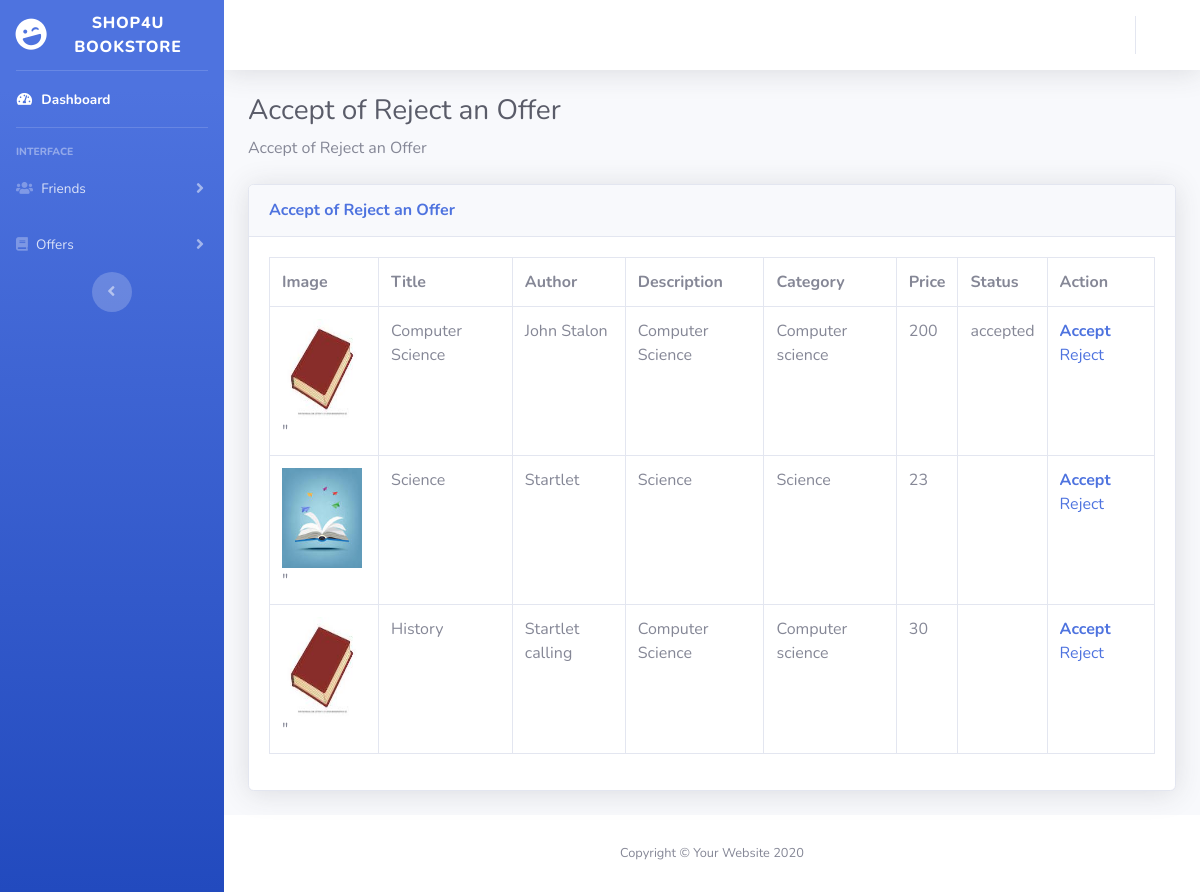
Screenshot of /bookstore/index.php with the database file from the repository.
### tables this page shows
CREATE TABLE IF NOT EXISTS `books` (
  `bookId` int(11) NOT NULL,
  `title` varchar(200) NOT NULL,
  `author` varchar(200) NOT NULL,
  `description` varchar(200) NOT NULL,
  `category` varchar(200) NOT NULL,
  `price` double NOT NULL,
  `image` text NOT NULL,
  `status` varchar(200) NOT NULL,
  `type` varchar(200) NOT NULL
);

CREATE TABLE IF NOT EXISTS `categories` (
  `categoryId` int(11) NOT NULL,
  `name` varchar(200) NOT NULL,
  `description` varchar(200) NOT NULL
);

### bookstore/index.php (the view, shortened to what this page needs)
<!DOCTYPE html>
<html lang="en">
<head>
    <link href="vendor/fontawesome-free/css/all.min.css" rel="stylesheet" type="text/css">
    <link href="css/sb-admin-2.min.css" rel="stylesheet">
</head>
<body id="page-top">
    <div id="wrapper">
        <ul class="navbar-nav bg-gradient-primary sidebar sidebar-dark accordion" id="accordionSidebar">
            <a class="sidebar-brand d-flex align-items-center justify-content-center" href="index.html">
                <div class="sidebar-brand-icon rotate-n-15">
                    <i class="fas fa-laugh-wink"></i>
                </div>
                <div class="sidebar-brand-text mx-3">Shop4U Bookstore<sup></sup></div>
            </a>
            <hr class="sidebar-divider my-0">
            <li class="nav-item active">
                <a class="nav-link" href="index.php">
                    <i class="fas fa-fw fa-tachometer-alt"></i>
                    <span>Dashboard</span></a>
            </li>
            <hr class="sidebar-divider">
            <div class="sidebar-heading">
                Interface
            </div>
            <li class="nav-item">
                <a class="nav-link collapsed" href="#" data-toggle="collapse" data-target="#collapseTwo"
                    aria-expanded="true" aria-controls="collapseTwo">
                   <i class="fas fa-solid fa-users"></i>
                    <span>Friends</span>
                </a>
            </li>
            <li class="nav-item">
                <a class="nav-link collapsed" href="#" data-toggle="collapse" data-target="#collapseUtilities"
                    aria-expanded="true" aria-controls="collapseUtilities">
                    <i class="fas fa-solid fa-book"></i>
                    <span>Offers</span>
                </a>
            </li>
            <div class="text-center d-none d-md-inline">
                <button class="rounded-circle border-0" id="sidebarToggle"></button>
            </div>
        </ul>
        <div id="content-wrapper" class="d-flex flex-column">
            <div id="content">
                <nav class="navbar navbar-expand navbar-light bg-white topbar mb-4 static-top shadow">
                    <ul class="navbar-nav ml-auto">
                        <li class="nav-item dropdown no-arrow">
                            <a class="nav-link dropdown-toggle" href="#" id="userDropdown" role="button"
                                data-toggle="dropdown" aria-haspopup="true" aria-expanded="false">
                            </a>
                        </li>
                    </ul>
                </nav>
                <div class="container-fluid">
                    <h1 class="h3 mb-2 text-gray-800">Accept of Reject an Offer</h1>
                    <p class="mb-4"> Accept of Reject an Offer <a target="_blank"
                    <div class="card shadow mb-4">
                        <div class="card-header py-3">
                            <h6 class="m-0 font-weight-bold text-primary">Accept of Reject an Offer</h6>
                        </div>
                        <div class="card-body">
                            <div class="table-responsive">
                                <?php
                                    $result = mysql_query("SELECT* from books inner JOIN categories on books.category=categories.categoryId")
                                    or die(mysql_error());
                                echo "<table class='table table-bordered' id='dataTable' width='100%' cellspacing='0'>";
                                    echo "<tr>
                                            <th>Image</th>
                                            <th>Title</th>
                                            <th>Author</th>
                                            <th>Description</th>
                                            <th>Category</th>
                                            <th>Price</th>
                                            <th>Status</th>
                                            <th>Action</th>
                                        </tr>";
                                        while($row = mysql_fetch_array( $result ))
                                            {
                                        echo "<tr>";
                                        echo '<td><img src="../admin/images/books/'.$row['image'].'" width="80" height="100">"</td>';
                                        echo "<td>". $row['title'] . "</td>";
                                        echo "<td>". $row['author'] . "</td>";
                                        echo "<td>". $row['description'] . "</td>";
                                        echo "<td>". $row['name'] . "</td>";
                                        echo "<td>". $row['price'] . "</td>";
                                        echo "<td>". $row['status'] . "</td>";
                                        echo '<td><b><font color="red"><a href="accept.php?bookId=' . $row['bookId'] . '">Accept</a></font></b> <a href="reject.php?bookId=' . $row['bookId'] . '">Reject</a></td>';
                                    }
                                echo "</table>";
                                ?>
                            </div>
                        </div>
                    </div>
                </div>
            </div>
            <footer class="sticky-footer bg-white">
                <div class="container my-auto">
                    <div class="copyright text-center my-auto">
                        <span>Copyright &copy; Your Website 2020</span>
                    </div>
                </div>
            </footer>
        </div>
    </div>
</body>
</html>

### rows the page displays
books: image (picture), title "Computer Science", author "John Stalon", categories.description "Computer Science", categories.name "Computer science", price "200", status "accepted"
books: image (picture), title "Science", author "Startlet", categories.description "Science", categories.name "Science", price "23"
books: image (picture), title "History", author "Startlet calling", categories.description "Computer Science", categories.name "Computer science", price "30"
